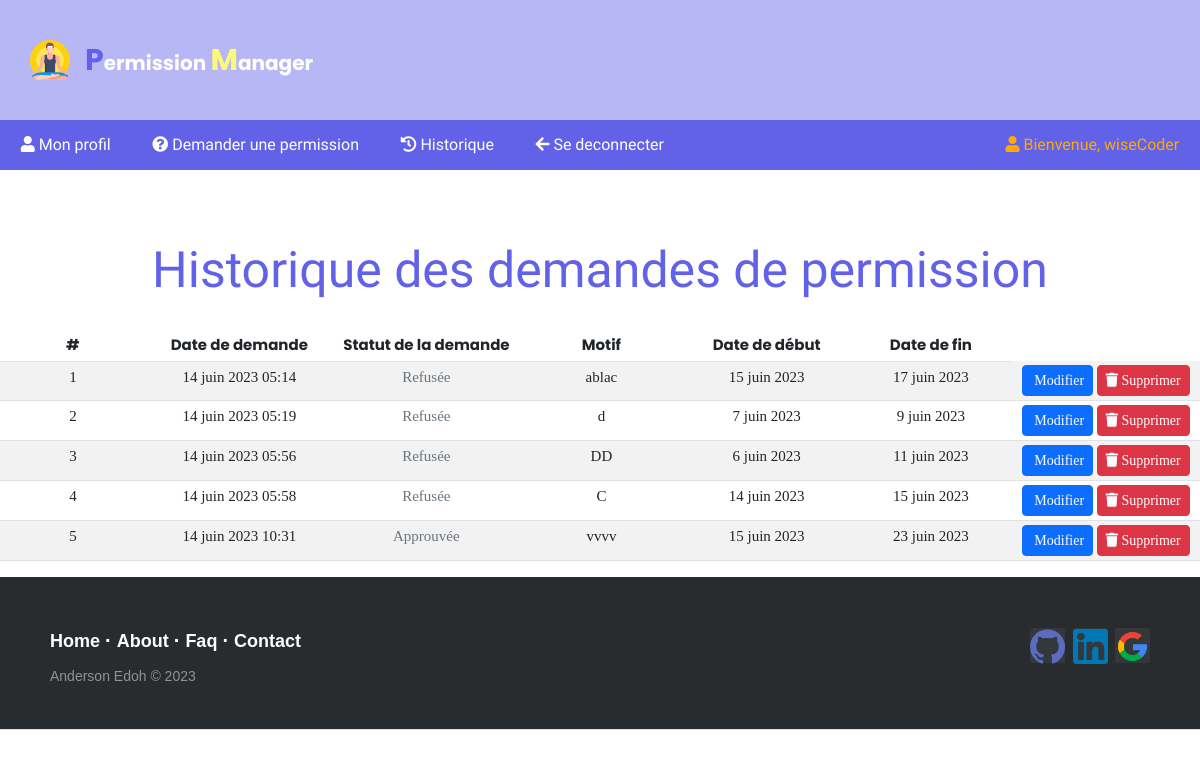
Page /history/ (signed in) on the committed database.
### my_app/models.py (models this page shows, shortened)
class Employee(AbstractUser):
    GENDER_CHOICES = [
        ('M', 'Masculin'),
        ('F', 'Féminin'),
    ]
    full_name = models.CharField(max_length=255, verbose_name="Nom complet")
    gender = models.CharField(max_length=1, choices=GENDER_CHOICES, default='M')
    department = models.CharField(max_length=100, verbose_name="Département")
    position = models.CharField(max_length=100, verbose_name="Poste")
    hire_date = models.DateField(verbose_name="Date d'embauche")
    phone_no = models.IntegerField(null=True, verbose_name="Numéro de téléphone")
    email = models.EmailField(verbose_name="Adresse e-mail")
    photo = models.ImageField(upload_to='employee_photos/', null=True, blank=True, verbose_name="Photo")
    is_admin = models.BooleanField(default=False, verbose_name="Administrateur")
    groups = models.ManyToManyField(
        'auth.Group',
        verbose_name='groups',
        blank=True,
        related_name='employee_groups',
        related_query_name='employee',
    )
    user_permissions = models.ManyToManyField(
        'auth.Permission',
        verbose_name='user permissions',
        blank=True,
        related_name='employee_user_permissions',
        related_query_name='employee',
        help_text='Permissions for the employee',
    )

class PermissionRequest(models.Model):
    STATUS_CHOICES = [
        ("en_verification", "En vérification"),
        ("approuvee", "Approuvée"),
        ("rejetee", "Rejetée"),
    ]
    employee = models.ForeignKey(Employee, on_delete=models.CASCADE)
    start_date = models.DateField(verbose_name="Date de début")
    end_date = models.DateField(verbose_name="Date de fin")
    reason = models.TextField(verbose_name="Motif")
    demand_date = models.DateTimeField(auto_now_add=True, verbose_name="Date de demande")
    demand_status = models.CharField(
        max_length=50,
        choices=STATUS_CHOICES,
        default="en_verification",
        verbose_name="Statut de la demande"
    )
    is_approved = models.BooleanField(default=False, verbose_name="Approuvé")

### my_app/views.py (the view)
# urls.py: path("history/", views.history_view, name="history"),  # url de l'historique
@login_required
def history_view(request):
    user = request.user
    permission_requests = user.permissionrequest_set.all()
    context = {
        'permission_requests': permission_requests
    }
    return render(request, 'my_app/history.html', context)

### my_app/templates/my_app/history.html (shortened to what this page needs)
{% extends 'my_app/base.html' %}
{% load static %}
{% block content %}
<div class="div-2">
    <ul>
        <a class="onglet" href="{% url 'my_app:dashboard' %}"><li ><i class="fa fa-user" ></i> Mon profil</li></a>
        <a class="onglet" href="{%  url 'my_app:permission_request' %}"><li><i class="fa fa-question-circle"></i> Demander une permission</li></a>
        <a class="onglet" href="{%  url 'my_app:history' %}"><li><i class="fa fa-history"></i> Historique</li></a>
        <a class="onglet" href="{% url 'my_app:logout' %}"><li ><i class="fa fa-arrow-left"></i> Se deconnecter</li></a>
        <li>
            <span>
                <i class="fa fa-user"></i>
                Bienvenue, {{user.username}}
            </span>
        </li>
    </ul>
</div>
<h2 class="titre-1">Historique des demandes de permission</h2>
{% if permission_requests %}
  <div class="div-1">
    <table class="table table-striped table-sm">
        <thead>
          <tr>
            <th>#</th>
            <th>Date de demande</th>
            <th>Statut de la demande</th>
            <th>Motif</th>
            <th>Date de début</th>
            <th>Date de fin</th>
          </tr>
        </thead>
        <tbody>
          {% for request in permission_requests %}
            <tr>
              <td>{{ forloop.counter }}</td>
              <td>{{ request.demand_date }}</td>
              <td>
                    {% if request.demand_status == "en_verification" %}
                      <span class="text-primary">En vérification</span>
                    {% elif request.demand_status == "approuvee" %}
                      <span class="text-success">Approuvée</span>
                    {% elif request.demand_status == "rejetee" %}
                      <span class="text-danger">Rejetée</span>
                    {% else %}
                      <span class="text-secondary">{{ request.demand_status }}</span>
                    {% endif %}
              </td>
              <td>{{ request.reason }}</td>
              <td>{{ request.start_date }}</td>
              <td>{{ request.end_date }}</td>
              <td>
                <a href="{% url 'my_app:edit_permission' request.id %}" class="btn btn-primary btn-sm">
                   Modifier
                </a>
                <a href="{% url 'my_app:delete_permission' request.id %}" class="btn btn-danger btn-sm">
                  <i class="fa fa-trash"></i> Supprimer
                </a>
              </td>
            </tr>
          {% endfor %}
        </tbody>
      </table>
    {% else %}
      <p>Aucune demande de permission trouvée.</p>
    {% endif %}
  </div>
{% endblock %}
{% block extracss %}
<link rel="stylesheet" href="{% static 'css/history.css' %}">
<link rel="stylesheet" type="text/css" href="{% static 'css/dashboard.css' %}">
<link rel="stylesheet" type="text/css" href="{% static 'css/permission_request.css' %}">
<link rel="stylesheet" href="https://cdn.jsdelivr.net/npm/bootstrap@5.2.3/dist/css/bootstrap.min.css">
<link rel="stylesheet" href="https://cdnjs.cloudflare.com/ajax/libs/font-awesome/5.15.4/css/all.min.css">
<link rel="stylesheet" href="https://cdn.jsdelivr.net/npm/bootstrap@5.2.3/dist/css/bootstrap.min.css">
<link rel="stylesheet" href="https://cdnjs.cloudflare.com/ajax/libs/font-awesome/5.15.4/css/all.min.css">
{% endblock %}

### my_app/static/css/base.css (style rules this page uses)
body { margin: auto; }

### my_app/static/css/history.css (style rules this page uses)
tr th { text-align: center; padding: 5px; }
.div-1 { width: 1200px; margin: auto; }

### my_app/static/css/dashboard.css (style rules this page uses)
body { margin: auto; }
.titre-1 { font-family: "Lilita One",sans-serif; color: rgb(98, 98, 232); font-size: 50px; text-align: center; margin-bottom: 30px; }
.div-2 { display: flex; flex-direction: row; margin-bottom: 70px; }
.div-2 ul { list-style-type: none; margin: 0; padding: 0; overflow: hidden; background-color: rgb(98, 98, 232); width: 100%; height: 50px; display: flex; flex-direction: row; justify-content: space-around; align-items: center; color: white; font-family: "Lilita One",sans-serif; }
li span { margin-left: 300px; color: rgb(255, 168, 7); }
th { font-family: "Poppins",sans-serif; font-size: 15px; text-align: center; }
td { font-family: "Times New Roman",sans-serif; font-size: 15px; text-align: center; width: 400px; }
.onglet { color: white; align-content: center; text-decoration: none; }

### rows in the picture
Employee: username "wiseCoder"
PermissionRequest: demand_date "14 juin 2023 05:14", demand_status "Refusée", reason "ablac", start_date "15 juin 2023", end_date "17 juin 2023"
PermissionRequest: demand_date "14 juin 2023 05:19", demand_status "Refusée", reason "d", start_date "7 juin 2023", end_date "9 juin 2023"
PermissionRequest: demand_date "14 juin 2023 05:56", demand_status "Refusée", reason "DD", start_date "6 juin 2023", end_date "11 juin 2023"
PermissionRequest: demand_date "14 juin 2023 05:58", demand_status "Refusée", reason "C", start_date "14 juin 2023", end_date "15 juin 2023"
PermissionRequest: demand_date "14 juin 2023 10:31", demand_status "Approuvée", reason "vvvv", start_date "15 juin 2023", end_date "23 juin 2023"
